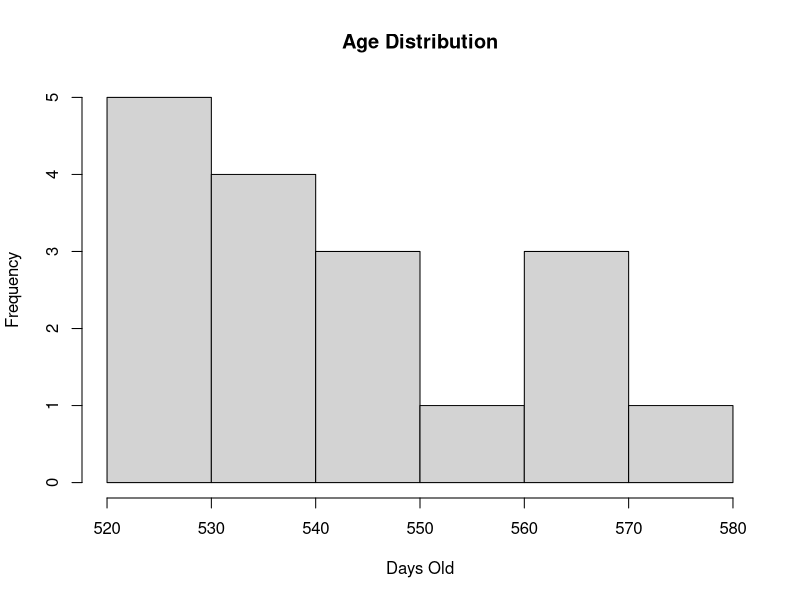
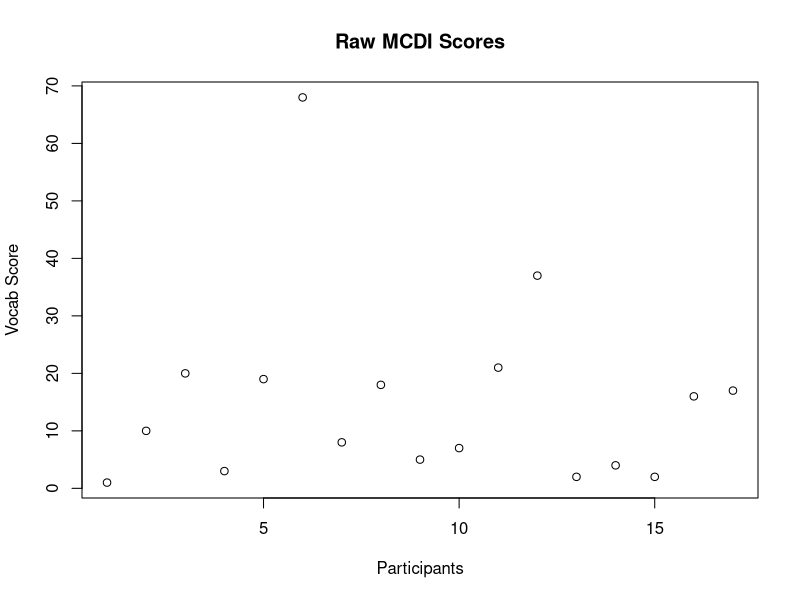
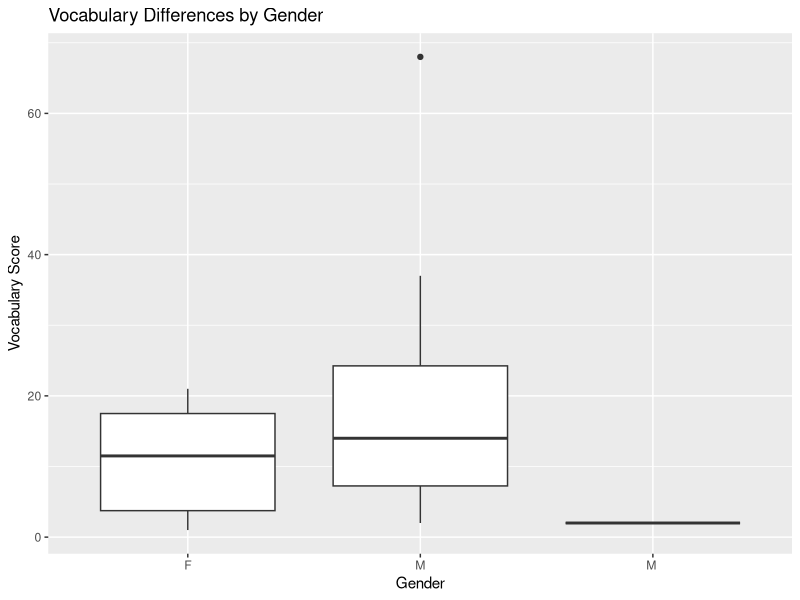
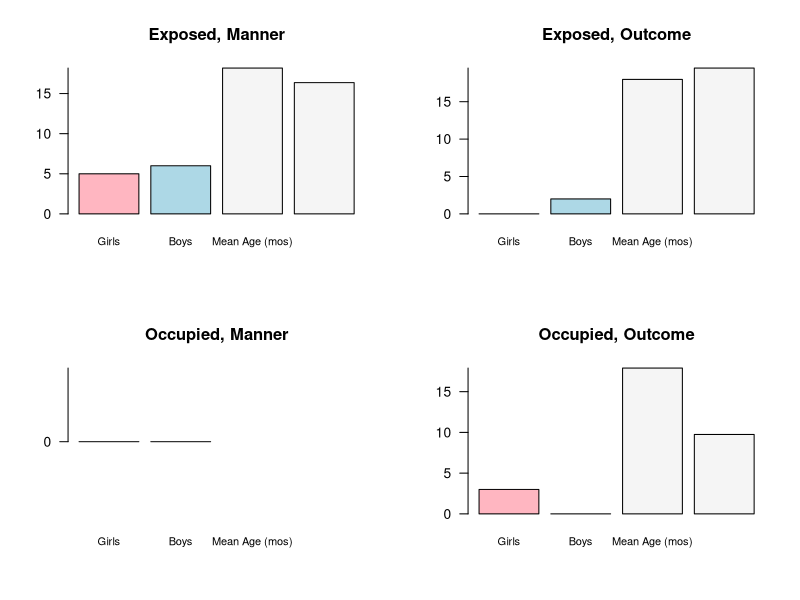

Generate these figures, in order, with R: (Note: this script raises an error after producing the figures.)
## Chelsea Lide
## Honors Thesis in Psychology: Mind, Brain, Behavior
## Harvard University, Class of 2016

# This code is ONLY Exploration of Experiment 2: 
  # Participants
  # Durations
  # First Contact (no stats)

  

## Exploratory Descriptive Analyses -----------------------------------------------------------------------------


if (!require(graphics)) {install.packages("graphics"); require(graphics)}
if (!require(lattice)) {install.packages("lattice"); require(lattice)}
if (!require(ggplot2)) {install.packages("ggplot2"); require(ggplot2)}
if (!require(plyr)) {install.packages("plyr"); require(plyr)}

## Participant Descriptives -----------------------

raw.data <- read.csv("HBThesis_Data.csv")

# Kick out excluded participants

mydata <- raw.data[raw.data$Include == 1,]
mydata <- raw.data[!is.na(raw.data$Has.Exploration.Period),]

attach(mydata)

# Number of participants

  n <- dim(mydata)[1]
  n 

# Gender distribution

  girls <- sum(mydata$Gender == "F")
  boys <- sum(mydata$Gender == "M")

  girls
  boys

# Age 

  summary(mydata$Year.and.Months)
  summary(mydata$Days.Old)
  hist(Days.Old, breaks = 5, main = "Age Distribution", xlab = "Days Old")


  
# MCDI 

  # All participants
  summary(mydata$Raw.MCDI..Harvard.Only.)
  plot(mydata$Raw.MCDI..Harvard.Only., main = "Raw MCDI Scores", xlab = "Participants", ylab = "Vocab Score")

  # Gender Differences 
 
  x11()
  p <- ggplot(mydata, aes(factor(Gender), Raw.MCDI..Harvard.Only.), xlab = "Gender", ylab = "Vocabulary Score")  
  p + geom_boxplot() +
  labs(x = "Gender", 
        y = "Vocabulary Score",
        title = "Vocabulary Differences by Gender")
  

# Per Condition 
  
  # gender, age, MCDI
  sub.ex.man <- subset(mydata, Lang.Condition == "Dax to toy" & Action.Condition == "Hands Free", select = c(Gender, Days.Old, Raw.MCDI..Harvard.Only.))
  sub.ex.out <- subset(mydata, Lang.Condition == "Dax toy" & Action.Condition == "Hands Free", select = c(Gender, Days.Old, Raw.MCDI..Harvard.Only.))
  sub.oc.man <- subset(mydata, Lang.Condition == "Dax to toy" & Action.Condition == "Hands Occupied", select = c(Gender, Days.Old, Raw.MCDI..Harvard.Only.))
  sub.oc.out <- subset(mydata, Lang.Condition == "Dax toy" & Action.Condition == "Hands Occupied", select = c(Gender, Days.Old, Raw.MCDI..Harvard.Only.))
  
  # Exposed, Manner 
  sem.girls <- sum(sub.ex.man$Gender == "F")
  sem.boys <- sum(sub.ex.man$Gender == "M")
  sem.age <- mean(sub.ex.man$Days.Old)
  sem.MCDI <- mean(sub.ex.man$Raw.MCDI..Harvard.Only.)
  ex.man <- c(sem.girls, sem.boys, I(sem.age/30), sem.MCDI)
  ex.man
 
  # Exposed, Outcome 
  seo.girls <- sum(sub.ex.out$Gender == "F")
  seo.boys <- sum(sub.ex.out$Gender == "M")
  seo.age <- mean(sub.ex.out$Days.Old)
  seo.MCDI <- mean(sub.ex.out$Raw.MCDI..Harvard.Only.)
  ex.out <- c(seo.girls, seo.boys, I(seo.age/30), seo.MCDI)
  ex.out
  
  # Occupied, Manner 
  som.girls <- sum(sub.oc.man$Gender == "F")
  som.boys <- sum(sub.oc.man$Gender == "M")
  som.age <- mean(sub.oc.man$Days.Old)
  som.MCDI <- mean(sub.oc.man$Raw.MCDI..Harvard.Only.)
  oc.man <- c(som.girls, som.boys, I(som.age/30), som.MCDI)
  oc.man
  
  # Occupied, Outcome 
  soo.girls <- sum(sub.oc.out$Gender == "F")
  soo.boys <- sum(sub.oc.out$Gender == "M")
  soo.age <- mean(sub.oc.out$Days.Old)
  soo.MCDI <- mean(sub.oc.out$Raw.MCDI..Harvard.Only.)
  oc.out <- c(soo.girls, soo.boys, I(soo.age/30), soo.MCDI)
  oc.out

  x11()
  op <- par(mfrow = c(2,2))
  barplot(ex.man, names.arg = c("Girls", "Boys", "Mean Age (mos)", "Mean Vocab"),
          cex.names = .8, col = c("lightpink", "lightblue", "whitesmoke", "whitesmoke"), main = "Exposed, Manner", axes = FALSE)
          axis(2, las = 1, at = seq(0 , 30, by = 5))
  barplot(ex.out, names.arg = c("Girls", "Boys", "Mean Age (mos)", "Mean Vocab"), 
          cex.names = .8, col = c("lightpink", "lightblue", "whitesmoke", "whitesmoke"), main = "Exposed, Outcome", axes = FALSE)
          axis(2, las = 1, at = seq(0 , 30, by = 5))
  barplot(oc.man, names.arg = c("Girls", "Boys", "Mean Age (mos)", "Mean Vocab"), 
          cex.names = .8, col = c("lightpink", "lightblue", "whitesmoke", "whitesmoke"), main = "Occupied, Manner", axes = FALSE)
          axis(2, las = 1, at = seq(0 , 30, by = 5))
  barplot(oc.out, names.arg = c("Girls", "Boys", "Mean Age (mos)", "Mean Vocab"), 
          cex.names = .8, col = c("lightpink", "lightblue", "whitesmoke", "whitesmoke"), main = "Occupied, Outcome", axes = FALSE)
          axis(2, las = 1, at = seq(0 , 30, by = 5))
  par(op)
  
detach(mydata)
  
# -----------------------------------------------------------------------
  
#Read in and merge individual data sets
  
  load_data <- function(path) { 
    files <- dir(path, pattern = '\\.csv', full.names = TRUE)
    tables <- lapply(files, read.csv)
    do.call(rbind, tables)
  }
  
alldata <- load_data("Headbop Coded CSVs")
  
head(alldata)
attach(alldata)
  
## Trial Length Descriptives ----------------------


# Initializing the data frame 
trial.data <- subset(alldata, TrackName == "Total Trial Length", select = c(Participant, Condition, Hands, Language, Duration))
summary(trial.data)

# Converting duration units (from miliseconds to minutes)
duration.minutes <- I((trial.data$Duration/1000)/60)

# Initializing the data frame with converted units
participant.trial <- cbind(trial.data[1:4], duration.minutes)

## ----------------------------------------------------------------------------------------------

# Between Hand Conditions

# Subset paricipants in the Hands Exposed Condtion
trial.ex <- subset(participant.trial, Hands == "Exposed", select = c(Participant, duration.minutes))

# Subset participants in the Hands Occupied Condition
trial.oc <- subset(participant.trial, Hands == "Occupied", select = c(Participant, duration.minutes))

# Plot the two side-by-side

x11()
op <- par(mfrow = c(1,2))
plot(trial.ex, type = "p", main = "Total Trial Duration - Hands Exposed", cex.main = .8, xlab = "Participants", ylab = "Duration (s)", axes = FALSE)
     axis(1, lab = FALSE)
     axis(2, las = 1, at = seq(0 , 20))
     mdex <- mean(duration.minutes)
     abline(h = mdex, col = "red") 
     text(2,80, "mean = X seconds", cex = .6, col = "red") 
plot(trial.oc, type = "p", main = "Total Trial Duration - Hands Occupied", cex.main =.8, xlab = "Participants", ylab = " ", axes = FALSE) 
     axis(1, lab = FALSE)
     axis(2, las = 1, at = seq(0, 20))     
     mdoc <- mean(duration.minutes) 
     abline(h = mdoc, col = "red") 
     text(2,80, "mean = X seconds", cex = .6, col = "red") 
par(op)

## ----------------------------------------------------------------------------------------------

# Between Language Conditions

# Subset paricipants in the Hands Exposed Condtion
trial.man <- subset(participant.trial, Language == "Dax To", select = c(Participant, duration.minutes))

# Subset participants in the Hands Occupied Condition
trial.out <- subset(participant.trial, Language == "Dax", select = c(Participant, duration.minutes))

# Plot the two side-by-side

x11()
op <- par(mfrow = c(1,2))
plot(trial.man, type = "p", main = "Total Trial Duration - Manner", cex.main = .8, xlab = "Participants", ylab = "Duration (s)", axes = FALSE)
     axis(1, lab = FALSE)
     axis(2, las = 1, at = seq(0 , 20))
     mdex <- mean(duration.minutes)
     abline(h = mdex, col = "red") 
     text(2,80, "mean = X seconds", cex = .6, col = "red") 
plot(trial.out, type = "p", main = "Total Trial Duration - Hands Occupied", cex.main =.8, xlab = "Participants", ylab = " ", axes = FALSE) 
     axis(1, lab = FALSE)
     axis(2, las = 1, at = seq(0, 20))     
     mdoc <- mean(duration.minutes) 
     abline(h = mdoc, col = "red") 
     text(2,80, "mean = X seconds", cex = .6, col = "red") 
par(op)

## ----------------------------------------------------------------------------------------------

# Between All Conditions

# Subsetting 

trial.1 <- subset(participant.trial, Condition == "Exposed, Dax To", select = c(Participant, duration.minutes))
trial.2 <- subset(participant.trial, Condition == "Exposed, Dax", select = c(Participant, duration.minutes))
trial.3 <- subset(participant.trial, Condition == "Occupied, Dax To", select = c(Participant, duration.minutes))
trial.4 <- subset(participant.trial, Condition == "Occupied, Dax", select = c(Participant, duration.minutes))

x11()
op <- par(mfrow = c(1,4))
     boxplot(trial.1[2], main = "Exposed, Dax To", ylab = "Demonstration Duration (s)")
     boxplot(trial.2[2], main = "Exposed, Dax")
     boxplot(trial.3[2], main = "Occupied, Dax To")
     boxplot(trial.4[2], main = "Occupied, Dax")
par(op)




## Warm Up Descriptives ---------------------------

# Initializing the data frame 
warmup.data <- subset(alldata, TrackName == "Warm Up Duration", select = c(Participant, Condition, Hands, Language, Duration))
summary(warmup.data)

# Converting duration units (from miliseconds to minutes)
duration.minutes <- I((warmup.data$Duration/1000)/60)

# Initializing the data frame with converted units
participant.warmup <- cbind(warmup.data[1:4], duration.minutes)

## ----------------------------------------------------------------------------------------------

# Between Hand Conditions

# Subset paricipants in the Hands Exposed Condtion
warmup.ex <- subset(participant.warmup, Hands == "Exposed", select = c(Participant, duration.minutes))

# Subset participants in the Hands Occupied Condition
warmup.oc <- subset(participant.warmup, Hands == "Occupied", select = c(Participant, duration.minutes))

# Plot the two side-by-side

x11()
op <- par(mfrow = c(1,2))
plot(warmup.ex, type = "p", main = "Warm-Up Duration - Hands Exposed", cex.main = .8, xlab = "Participants", ylab = "Duration (s)", axes = FALSE)
     axis(1, lab = FALSE)
     axis(2, las = 1, at = seq(0 , 20))
     mdex <- mean(duration.minutes)
     abline(h = mdex, col = "red") 
     text(2,80, "mean = X seconds", cex = .6, col = "red") 
plot(warmup.oc, type = "p", main = "Warm-Up Duration - Hands Occupied", cex.main =.8, xlab = "Participants", ylab = " ", axes = FALSE) 
     axis(1, lab = FALSE)
     axis(2, las = 1, at = seq(0, 20))     
     mdoc <- mean(duration.minutes) 
     abline(h = mdoc, col = "red") 
     text(2,80, "mean = X seconds", cex = .6, col = "red") 
par(op)

## ----------------------------------------------------------------------------------------------

# Between Language Conditions

# Subset paricipants in the Hands Exposed Condtion
warmup.man <- subset(participant.warmup, Language == "Dax To", select = c(Participant, duration.minutes))

# Subset participants in the Hands Occupied Condition
warmup.out <- subset(participant.warmup, Language == "Dax", select = c(Participant, duration.minutes))

# Plot the two side-by-side

x11()
op <- par(mfrow = c(1,2))
plot(warmup.man, type = "p", main = "Warm-Up Duration - Manner", cex.main = .8, xlab = "Participants", ylab = "Duration (s)", axes = FALSE)
     axis(1, lab = FALSE)
     axis(2, las = 1, at = seq(0 , 20))
     mdex <- mean(duration.minutes)
     abline(h = mdex, col = "red") 
     text(2,80, "mean = X seconds", cex = .6, col = "red") 
plot(warmup.out, type = "p", main = "Warm-Up Duration - Hands Occupied", cex.main =.8, xlab = "Participants", ylab = " ", axes = FALSE) 
     axis(1, lab = FALSE)
     axis(2, las = 1, at = seq(0, 20))     
     mdoc <- mean(duration.minutes) 
     abline(h = mdoc, col = "red") 
     text(2,80, "mean = X seconds", cex = .6, col = "red") 
par(op)

## ----------------------------------------------------------------------------------------------

# Between All Conditions

# Subsetting 

warmup.1 <- subset(participant.warmup, Condition == "Exposed, Dax To", select = c(Participant, duration.minutes))
warmup.2 <- subset(participant.warmup, Condition == "Exposed, Dax", select = c(Participant, duration.minutes))
warmup.3 <- subset(participant.warmup, Condition == "Occupied, Dax To", select = c(Participant, duration.minutes))
warmup.4 <- subset(participant.warmup, Condition == "Occupied, Dax", select = c(Participant, duration.minutes))

x11()
op <- par(mfrow = c(1,4))
boxplot(warmup.1[2], main = "Exposed, Dax To", ylab = "Demonstration Duration (s)")
boxplot(warmup.2[2], main = "Exposed, Dax")
boxplot(warmup.3[2], main = "Occupied, Dax To")
boxplot(warmup.4[2], main = "Occupied, Dax")
par(op)



## Demonstration Descriptives ----------------------

# Initializing the data frame 
demonstration.data <- subset(alldata, TrackName == "Demonstration Duration", select = c(Participant, Condition, Hands, Language, Duration))
summary(demonstration.data)

# Converting duration units (from miliseconds to seconds)
duration.seconds <- I(demonstration.data$Duration/1000)

# Initializing the data frame with converted units
participant.demonstration <- cbind(demonstration.data[1:4], duration.seconds)

# Plot of demonstration duration by participant 
x11()
plot(participant.demonstration [c (1,5)], type = "p", 
     main = "Demonstration Duration", xlab = "Participant", ylab = "Duration (s)")
     md <- mean(duration.seconds)
     h <- abline(h = md, col = "red")

## ----------------------------------------------------------------------------------------------
     
# Between Hand Conditions

# Subset paricipants in the Hands Exposed Condtion
demo.ex <- subset(participant.demonstration, Hands == "Exposed", select = c(Participant, duration.seconds))
     
# Subset participants in the Hands Occupied Condition
demo.oc <- subset(participant.demonstration, Hands == "Occupied", select = c(Participant, duration.seconds))
     
# Plot the two side-by-side
     
x11()
op <- par(mfrow = c(1,2))
plot(demo.ex, type = "p", main = "Demonstration Duration - Hands Exposed", cex.main = .8, xlab = "Participants", ylab = "Duration (s)", axes = FALSE)
     axis(1, lab = FALSE)
     axis(2, las = 1, at = seq(30 , 60, by = 5))
     mdex <- mean(duration.seconds)
     abline(h = mdex, col = "red") 
     text(2,80, "mean = X seconds", cex = .6, col = "red") 
plot(demo.oc, type = "p", main = "Demonstration Duration - Hands Occupied", cex.main =.8, xlab = "Participants", ylab = " ", axes = FALSE) 
     axis(1, lab = FALSE)
     axis(2, las = 1, at = seq(30 , 60, by = 5))     
     mdoc <- mean(duration.seconds) 
     abline(h = mdoc, col = "red") 
     text(2,80, "mean = X seconds", cex = .6, col = "red") 
     par(op)

## ----------------------------------------------------------------------------------------------     
     
# Between Language Conditions

# Subset paricipants in the Manner Condtion
demo.man <- subset(participant.demonstration, Language == "Dax To", select = c(Participant, duration.seconds))
     
# Subset participants in the Outcome Condition
demo.out <- subset(participant.demonstration, Language == "Dax", select = c(Participant, duration.seconds))
     
x11()
op <- par(mfrow = c(1,2))
plot(demo.man, type = "p", main = "Demonstration Duration - Manner", cex.main = .8, xlab = "Participants", ylab = "Duration (s)", axes = FALSE)
     axis(1, lab = FALSE)
     axis(2, las = 1, at = seq(30 , 60, by = 5))
     mdex <- mean(duration.seconds)
     abline(h = mdex, col = "red") 
     text(2,80, "mean = X seconds", cex = .6, col = "red") 
plot(demo.out, type = "p", main = "Demonstration Duration - Outcome", cex.main =.8, xlab = "Participants", ylab = " ", axes = FALSE) 
     axis(1, lab = FALSE)
     axis(2, las = 1, at = seq(30 , 60, by = 5))     
     mdoc <- mean(duration.seconds) 
     abline(h = mdoc, col = "red") 
     text(2,80, "mean = X seconds", cex = .6, col = "red") 
par(op)
     
## ---------------------------------------------------------------------------------------------- 
    
# Between All Conditions

# Subsetting 

demo.1 <- subset(participant.demonstration, Condition == "Exposed, Dax To", select = c(Participant, duration.seconds))
demo.2 <- subset(participant.demonstration, Condition == "Exposed, Dax", select = c(Participant, duration.seconds))
demo.3 <- subset(participant.demonstration, Condition == "Occupied, Dax To", select = c(Participant, duration.seconds))
demo.4 <- subset(participant.demonstration, Condition == "Occupied, Dax", select = c(Participant, duration.seconds))

x11()
op <- par(mfrow = c(1,4))
boxplot(demo.1[2], main = "Exposed, Dax To", ylab = "Demonstration Duration (s)")
boxplot(demo.2[2], main = "Exposed, Dax")
boxplot(demo.3[2], main = "Occupied, Dax To")
boxplot(demo.4[2], main = "Occupied, Dax")
par(op)



## (Basic) First Response Window Descriptives ----------------------

# Initializing the data frame 
frw.data <- subset(alldata, TrackName == "First Response Window", select = c(Participant, Condition, Hands, Language, Duration))
summary(frw.data)

# Converting duration units (from miliseconds to seconds)
duration.seconds <- I(frw.data$Duration/1000)

# Initializing the data frame with converted units
participant.frw <- cbind(frw.data[1:4], duration.seconds)

# Plot of demonstration duration by participant 
x11()
plot(participant.frw [c (1,5)], type = "p", 
     main = "First Response Window Duration", xlab = "Participant", ylab = "Duration (s)")
     md <- mean(duration.seconds)
     abline(h = md, col = "red")

## ----------------------------------------------------------------------------------------------     
     
# Between Hand Conditions

# Subset paricipants in the Hands Exposed Condtion
frw.ex <- subset(participant.frw, Hands == "Exposed", select = c(Participant, duration.seconds))

# Subset participants in the Hands Occupied Condition
frw.oc <- subset(participant.frw, Hands == "Occupied", select = c(Participant, duration.seconds))

# Plot the two side-by-side

x11()
op <- par(mfrow = c(1,2))
plot(frw.ex, type = "p", main = "First Response Window Duration - Hands Exposed", cex.main = .8, xlab = "Participants", ylab = "Duration (s)", axes = FALSE)
     axis(1, lab = FALSE)
     axis(2, las = 1, at = seq(0 , 40, by = 5))
     mdex <- mean(duration.seconds)
     abline(h = mdex, col = "red") 
     text(2,80, "mean = X seconds", cex = .4, col = "red") 
plot(frw.oc, type = "p", main = "First Response Window Duration - Hands Occupied", cex.main =.8, xlab = "Participants", ylab = " ", axes = FALSE) 
     axis(1, lab = FALSE)
     axis(2, las = 1, at = seq(0 , 40, by = 5))     
     mdoc <- mean(duration.seconds) 
     abline(h = mdoc, col = "red") 
     text(2,80, "mean = X seconds", cex = .4, col = "red") 
par(op)

## ----------------------------------------------------------------------------------------------

# Between Language Conditions

# Subset paricipants in the Manner Condtion
frw.man <- subset(participant.frw, Language == "Dax To", select = c(Participant, duration.seconds))

# Subset participants in the Outcome Condition
frw.out <- subset(participant.frw, Language == "Dax", select = c(Participant, duration.seconds))

x11()
op <- par(mfrow = c(1,2))
plot(frw.man, type = "p", main = "First Response Window Duration - Manner", cex.main = .8, xlab = "Participants", ylab = "Duration (s)", axes = FALSE)
     axis(1, lab = FALSE)
     axis(2, las = 1, at = seq(0, 40, by = 5))
     mdex <- mean(duration.seconds)
     abline(h = mdex, col = "red") 
     text(2,80, "mean = X seconds", cex = .6, col = "red") 
plot(frw.out, type = "p", main = "First Response Window Duration - Outcome", cex.main =.8, xlab = "Participants", ylab = " ", axes = FALSE) 
     axis(1, lab = FALSE)
     axis(2, las = 1, at = seq(0, 40, by = 5))     
     mdoc <- mean(duration.seconds) 
     abline(h = mdoc, col = "red") 
     text(2,80, "mean = X seconds", cex = .6, col = "red") 
par(op)

## ----------------------------------------------------------------------------------------------

# Between All Conditions

# Subsetting 

frw.1 <- subset(participant.frw, Condition == "Exposed, Dax To", select = c(Participant, duration.seconds))
frw.2 <- subset(participant.frw, Condition == "Exposed, Dax", select = c(Participant, duration.seconds))
frw.3 <- subset(participant.frw, Condition == "Occupied, Dax To", select = c(Participant, duration.seconds))
frw.4 <- subset(participant.frw, Condition == "Occupied, Dax", select = c(Participant, duration.seconds))

x11()
op <- par(mfrow = c(1,4))
boxplot(frw.1[2], main = "Exposed, Dax To", ylab = "Demonstration Duration (s)")
boxplot(frw.2[2], main = "Exposed, Dax")
boxplot(frw.3[2], main = "Occupied, Dax To")
boxplot(frw.4[2], main = "Occupied, Dax")
par(op)



## (Basic) Exploration Descriptives ------------------------

# Initializing the data frame
exploration.data <- subset(alldata, TrackName == "Exploration Duration", select = c(Participant, Condition, Hands, Language, Duration))
summary(exploration.data)

# Converting duration units (from miliseconds to seconds)
duration.seconds <- I(exploration.data$Duration/1000)

# Initializing the data frame with converted units
participant.exploration <- cbind(exploration.data[1:4], duration.seconds)

# Plot of exploration duration by participant 
x11()
plot(participant.exploration [c (1,5)], type = "p", 
     main = "Exploration Duration", xlab = "Participant", ylab = "Duration (s)")
     md <- mean(duration.seconds)
     h <- abline(h = md, col = "red")
     text(3.5,76, "Average Exploration = 74 seconds", cex = .6, font = 2, col = "red")

## ----------------------------------------------------------------------------------------------
     
# Between Hand Conditions

# Subset paricipants in the Hands Exposed Condtion
exploration.ex <- subset(participant.exploration, Hands == "Exposed", select = c(Participant, duration.seconds))

# Subset participants in the Hands Occupied Condition
exploration.oc <- subset(participant.exploration, Hands == "Occupied", select = c(Participant, duration.seconds))

# Plot the two side-by-side

x11()
op <- par(mfrow = c(1,2))
plot(exploration.ex, type = "p", 
     main = "Exploration Duration - Hands Exposed", cex.main = .8, xlab = "Participants", ylab = "Duration (s)", axes = FALSE)
     axis(1, lab = FALSE)
     axis(2, las = 1, at = seq(40 , 100, by = 10))
     mdex <- mean(duration.seconds)
     abline(h = mdex, col = "red") 
     text(2,80, "mean = X seconds", cex = .6, col = "red") 
plot(exploration.oc, type = "p", 
     main = "Exploration Duration - Hands Occupied", cex.main =.8, xlab = "Participant", axes = FALSE) 
     axis(1, lab = FALSE)
     axis(2, las = 1, at = seq(40 , 100, by = 10))     
     mdoc <- mean(duration.seconds) 
     abline(h = mdoc, col = "red") 
     text(2,80, "mean = X seconds", cex = .6, col = "red") 
par(op)

## ----------------------------------------------------------------------------------------------

# Between Language Conditions

# Subset paricipants in the Manner Condtion
exploration.man <- subset(participant.exploration, Language == "Dax To", select = c(Participant, duration.seconds))

# Subset participants in the Outcome Condition
exploration.out <- subset(participant.exploration, Language == "Dax", select = c(Participant, duration.seconds))

# Plot the two side-by-side

x11()
op <- par(mfrow = c(1,2))
plot(exploration.man, type = "b", 
     main = "Exploration Duration - Manner", cex.main = .8, xlab = "Participant", ylab = "Duration (s)")
     mdman <- mean(duration.seconds)
     abline(h = mdman, col = "red")
     text(2,80, "mean = X seconds", cex = .6, col = "red")
plot(exploration.out, type = "b", 
     main = "Exploration Duration - Outcome", cex.main =.8, xlab = "Participant", ylab = "Duration (s)")
     mdout <- mean(duration.seconds)
     abline(h = mdout, col = "red")
     text(2,80, "mean = X seconds", cex = .6, col = "red")
par(op)

## ----------------------------------------------------------------------------------------------

# Between All Conditions

# Subsetting 

exp.1 <- subset(participant.exploration, Condition == "Exposed, Dax To", select = c(Participant, duration.seconds))
exp.2 <- subset(participant.exploration, Condition == "Exposed, Dax", select = c(Participant, duration.seconds))
exp.3 <- subset(participant.exploration, Condition == "Occupied, Dax To", select = c(Participant, duration.seconds))
exp.4 <- subset(participant.exploration, Condition == "Occupied, Dax", select = c(Participant, duration.seconds))

x11()
op <- par(mfrow = c(1,4))
boxplot(exp.1[2], main = "Exposed, Dax To", ylab = "Exploration Duration (s)")
boxplot(exp.2[2], main = "Exposed, Dax")
boxplot(exp.3[2], main = "Occupied, Dax To")
boxplot(exp.4[2], main = "Occupied, Dax")
par(op)



## (Basic) First Response Descriptives ----------------------------------------

# All conditions 

head.touches <- as.data.frame(subset(mydata, Response..First.Action. == "Head", select = c(Participant.., Lang.Condition, Action.Condition)))
hand.touches <- as.data.frame(subset(mydata, Response..First.Action. == "Hand", select = c(Participant.., Lang.Condition, Action.Condition)))

summary(head.touches)  ## seems to be trending in the opposite direction as predicted
summary(hand.touches)  ## also seems to be trending in the opposite direction as predicted

mydata$ggresponse<-rep("No Response",26)
mydata$ggresponse[mydata$Response..First.Action.=="Hand"]<-"Hand"
mydata$ggresponse[mydata$Response..First.Action.=="Head"]<-"Head"

## ----------------------------------------------------------------------------------------------

# All Conditions, Counts
x11()
ggplot(data=mydata, aes(x=Condition)) + geom_histogram(aes(fill=ggresponse)) + labs(fill="Response") + 
  ggtitle("First Response Action") + xlab("Condition") + theme(axis.text.x=element_text(angle = 45, hjust = 1)) +
  scale_fill_manual(values=c("chartreuse3", "deepskyblue3", "grey94"))


# All Conditions, Proportions
x11()
ggplot(data=mydata, aes(x=Condition, fill=ggresponse)) + geom_bar(position="fill") + ylab("Proportion of Responses") + 
  labs(fill="Response") + ggtitle("First Response Action") + xlab("Condition") + theme(axis.text.x=element_text(angle = 45, hjust = 1)) +
  scale_fill_manual(values=c("chartreuse3", "deepskyblue3", "grey94"))

## ----------------------------------------------------------------------------------------------

# By Hands, Counts
x11()
ggplot(data=mydata, aes(x=Action.Condition)) + geom_histogram(aes(fill=ggresponse)) + labs(fill="Response") + 
  ggtitle("First Response Action") + xlab("Condition") + theme(axis.text.x=element_text(angle = 45, hjust = 1)) +
  scale_fill_manual(values=c("chartreuse3", "deepskyblue3", "grey94"))


# By Hands, Proportions
x11()
ggplot(data=mydata, aes(x=Action.Condition, fill=ggresponse)) + geom_bar(position="fill") + ylab("Proportion of Responses") + 
  labs(fill="Response") + ggtitle("First Response Action") + xlab("Condition") + theme(axis.text.x=element_text(angle = 45, hjust = 1)) +
  scale_fill_manual(values=c("chartreuse3", "deepskyblue3", "grey94"))

## ----------------------------------------------------------------------------------------------

# By Language, Counts
x11()
ggplot(data=mydata, aes(x=Lang.Condition)) + geom_histogram(aes(fill=ggresponse)) + labs(fill="Response") + 
  ggtitle("First Response Action") + xlab("Condition") + theme(axis.text.x=element_text(angle = 45, hjust = 1)) +
  scale_fill_manual(values=c("chartreuse3", "deepskyblue3", "grey94"))

# By Language, Proportions
x11()
ggplot(data=mydata, aes(x=Lang.Condition, fill=ggresponse)) + geom_bar(position="fill") + ylab("Proportion of Responses") + 
  labs(fill="Response") + ggtitle("First Response Action") + xlab("Condition") + theme(axis.text.x=element_text(angle = 45, hjust = 1)) +
  scale_fill_manual(values=c("chartreuse3", "deepskyblue3", "grey94"))


detach(alldata)

# Correlations & Other Random Things... 

# Reshape to wide format 

x <- reshape(alldata, timevar = "TrackName", idvar = "Participant", direction = "wide")
head(x)

# Subset duration data by participant

duration.data <- as.data.frame(c(x$`Duration.Total Trial Length`, x$`Duration.Warm Up Duration`, 
                                 x$`Duration.Demonstration Duration`, x$`Duration.First Response Window`,
                                 x$`Duration.Exploration Duration`))

# Pull out Participant # and Condition info 

duration.data <- x[1:4]

# Initialize new cols & run through loop  

total.dur = NULL
warmup.dur  = NULL
demo.dur = NULL
firstresp.dur = NULL
expl.dur = NULL 

n <- dim(x)[1]

for (i in 1:n) {
  duration.data$total.dur <- x$`Duration.Total Trial Length`
  duration.data$warmup.dur <- x$`Duration.Warm Up Duration`
  duration.data$demo.dur <- x$`Duration.Demonstration Duration`
  duration.data$firstresp.dur <- x$`Duration.First Response Window`
  duration.data$expl.dur <- x$`Duration.Exploration Duration`
}
colnames(duration.data) = c("Participant", "Condition", "Hands", "Language", "Total Trial Duration",
                            "Warm Up Duration", "Demonstration Duration", "First Response Window Duration",
                            "Exploration Duration")
attach(duration.data)
pairs(~Condition+`Warm Up Duration`+`Demonstration Duration`+`First Response Window Duration`+`Exploration Duration`,data=duration.data, 
      main="Simple Scatterplot Matrix")
detach(duration.data)


# Exploration Data ----

# Add in response counts 

a <- subset(alldata, TrackName == "Head Touch")  
unique.head.counts <- subset(a, !duplicated(a[1]))
Head.Touches <- ddply(a,.(Participant),nrow)

Head.Touches
unique.head.counts

# Add column with head touch counts (V1)

for (i in 1:n) {
  unique.head.counts$Head.Touches <- Head.Touches
}


    ## Now for hand touches

b <- subset(alldata, TrackName == "Hand Touch")
unique.hand.counts <- subset(b, !duplicated(b[1]))
Hand.Touches <- ddply(b,.(Participant), nrow)

Hand.Touches
unique.hand.counts

for (i in 1:n) {
  unique.hand.counts$Hand.Touches <- Hand.Touches
}

# Unique Records of Participants, and what condition they're in 

raw.unique.participants <- subset(alldata, !duplicated(alldata[1]))
raw.unique.participants2 <- subset(raw.unique.participants[1:4])
head(raw.unique.participants2)

# Merge HEAD touch counts based on row number & code "NA" as 0 

x <- join(raw.unique.participants2, unique.head.counts, 
          by = c("Participant", "Condition", "Hands", "Language"), type = "left")
x$Head.Touches$V1[is.na(x$Head.Touches$V1)] <- 0
merged.head.touches <- cbind(x[1:4], x[9])
merged.head.touches

# Merge HAND touch counts based on row number & code "NA" as 0 

y <- join(raw.unique.participants2, unique.hand.counts, 
          by = c("Participant", "Condition", "Hands", "Language"), type = "left")
y$Hand.Touches$V1[is.na(y$Hand.Touches$V1)] <- 0
merged.hand.touches <- cbind(y[1:4], y[9])
merged.hand.touches

# Merge ALL 

clean.exploration <- cbind(raw.unique.participants2, merged.head.touches$Head.Touches$V1, merged.hand.touches$Hand.Touches$V1) 
  colnames(clean.exploration) = c("Participant", "Condition", "Hands", "Language", "Head Touches", "Hand Touches")
clean.exploration 




